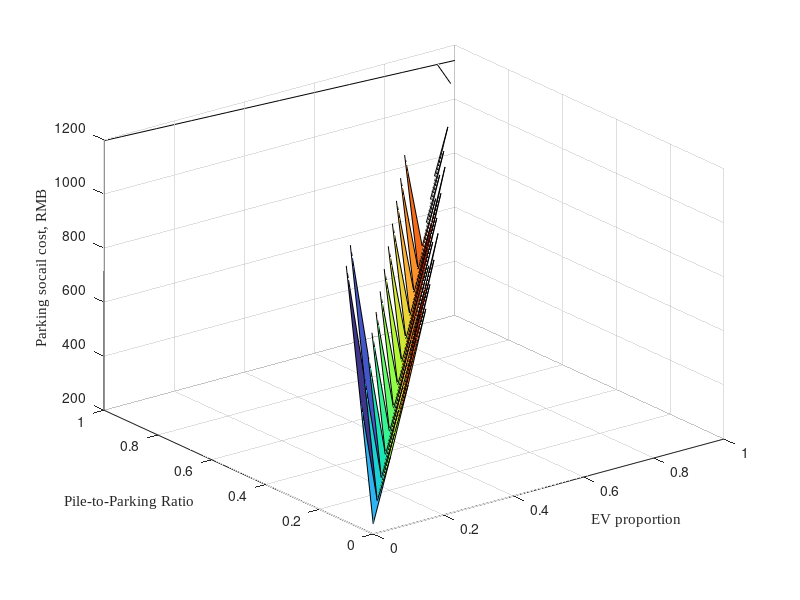

The MATLAB source for this figure:
% REVIEW CANDIDATE 2026-10-29: NOT YET RUN IN MATLAB.
% See the audit report and .diff; source snapshots are preserved in originals/.
clc
clear
%n=134062;
%t=[91499,92865,94279,95667,97020,98376,99528,100191,104731,113524,116319,116346,114865,114307,114375,114348,113467,106291,97358,94314,92769,91817,92769,91817];
%n=11367;
%t=[11367,11367,11423,12760,14371,14169,14184,12816,23277,36341,15403,11367,11396,11367,11373,11367,11395,11633,11367,11367,11367,11367,11367,11367];
n=40;
t=[40,40,40,40,40,40,40,40,40,40,40,47,40,40,44,48,48,40,40,40,41,40,40,40];

chargepile=40000;converting=30000;linefee=100;
c1=zeros(21,21);c2=zeros(21,21);c3=zeros(21,21);c4=zeros(21,21);c6=zeros(21,21);c7=zeros(21,21);c8=zeros(21,21);
agv=zeros(21,21);gp=zeros(21,21);aev=zeros(21,21);ep=zeros(21,21);hp=zeros(21,21);
lgv1=zeros(21,21);lgv2=zeros(21,21);lev1=zeros(21,21);lev2=zeros(21,21);
z1=zeros(1,21);z2=zeros(1,21);z3=zeros(1,24);
cgev=0.2;ctev=4.672;ccev=3.3;ccevp=0.5;cgicv=0.8;cticv=6.022;ccicv=3.3;ccicvp=0.5;
%cgev=0.2;ctev=4.672;ccev=3.3;ccevp=0.8;cgicv=0.8;cticv=6.022;ccicv=3.3;ccicvp=0.8;
r=0:0.05:1;u=0:0.05:1; u1=1; h1=0;
count1=0;count2=0;count3=0;count4=0;sumev=zeros(21,21);sumicv=zeros(21,21);lrev=zeros(21,21);lricv=zeros(21,21);lr=zeros(21,21);
for k=1:24  %某时刻停车场内数量
    z3(1,k)=t(1,k);
  for i=1:21 %假设停车场安装的一个桩车比
           z1(1,i)=r(1,i); 
    for j=1:21
           z2(1,j)=u(1,j);
              agv(i,j)=t(1,k).*u(1,j);
              gp(i,j)=n.*(1-r(1,i));
              aev(i,j)=t(1,k).*(1-u(1,j));
              ep(i,j)=n.*r(1,i);
              if r(1,i)<1
                    if agv(i,j) > gp(i,j)  %到达油车大于停车场油车车位
                        lgv1(i,j)=agv(i,j)-gp(i,j);  %准备容纳至混合车位的油车数量

                        if lgv1(i,j)>=n*r(1,i)*h1*u1  %油车剩余数量大于容纳油车车位
                           lgv2(i,j)=lgv1(i,j)-n*r(1,i)*h1*u1;  %到达油车经容纳后不得不离开数量
                            if aev(i,j)>ep(i,j)*(1-h1)*u1   %到达电车大于停车场电车车位
                            lev1(i,j)=aev(i,j)-ep(i,j)*(1-h1)*u1; %准备容纳至混合车位的电车数量
                            lev2(i,j)=lev1(i,j);
                            count1=count1+1;
                            else
                            lev2(i,j)=0;
                            count2=count2+1;
                            end
                        c3(i,j)=lgv2(i,j)*(cgicv+cticv+ccicv*ccicvp)+lev2(i,j)*(cgev+ctev+ccev.*ccevp)+n.*r(1,i).*(chargepile+linefee+converting)/365/8/24;
                        sumev(i,j)=sumev(i,j)+lev2(i,j);
                        sumicv(i,j)=sumicv(i,j)+lgv2(i,j);
                        else   %油车剩余数量小于容纳油车车位 
                            lgv2(i,j)=0; 
                            hp(i,j)=n*r(1,i)*h1*u1-lgv1(i,j);  %剩余可容纳电车两用车位数量 
                            if aev(i,j)>ep(i,j)*(1-h1)*u1   %到达电车大于停车场电车车位
                            lev1(i,j)=aev(i,j)-ep(i,j)*(1-h1)*u1; %准备容纳至混合车位的电车数量
                            lev2(i,j)=max(lev1(i,j)-hp(i,j),0);
                            count3=count3+1;
                            else
                            lev2(i,j)=0;
                            count4=count4+1;
                            end 
                        c3(i,j)=lgv2(i,j)*(cgicv+cticv+ccicv*ccicvp)+lev2(i,j)*(cgev+ctev+ccev.*ccevp)+n.*r(1,i).*(chargepile+linefee+converting)/365/8/24;
                        sumev(i,j)=sumev(i,j)+lev2(i,j);
                        sumicv(i,j)=sumicv(i,j)+lgv2(i,j);
                        end
                    else   %到达油车小于停车场油车车位
                            lgv2(i,j)=0;
                            hp(i,j)=n*r(1,i)*h1*u1;
                            if aev(i,j)>ep(i,j)   %到达电车大于停车场电车车位
                            lev1(i,j)=aev(i,j)-ep(i,j)*(1-h1)*u1; %准备容纳至混合车位的电车数量
                            lev2(i,j)=max(lev1(i,j)-hp(i,j),0);
                            count3=count3+1;
                            else
                            lev2(i,j)=0;
                            count4=count4+1;
                            end
                     c3(i,j)=lgv2(i,j)*(cgicv+cticv+ccicv*ccicvp)+lev2(i,j)*(cgev+ctev+ccev.*ccevp)+n.*r(1,i).*(chargepile+linefee+converting)/365/8/24;
                     sumev(i,j)=sumev(i,j)+lev2(i,j);
                     sumicv(i,j)=sumicv(i,j)+lgv2(i,j);
                    end
                   
              else
               if t(1,k)<n
                  c3(i,j)=n.*(chargepile+linefee+converting)/365/8/24;
               else
                 
                  c3(i,j)=n*(chargepile+linefee+converting)/365/8/24+(t(1,k)-n)*(cgicv+cticv+ccicv*ccicvp)*u(1,j)+(t(1,k)-n)*(cgev+ctev+ccev*ccevp)*(1-u(1,j));
                  sumicv(i,j)=sumicv(i,j)+(t(1,k)-n)*u(1,j);
                  sumev(i,j)=sumev(i,j)+(t(1,k)-n)*(1-u(1,j));
               end
              
               count1=count1+1;
              end
      c6(i,j)=c6(i,j)+c3(i,j);
      c8(i,j)=c6(i,j);
      
      
      
    end 
  end
  
end

% Daily rates: use daily demand; a zero-demand rate is undefined.
den_ev_day = repmat(sum(t)*(1-u),length(r),1);
den_icv_day = repmat(sum(t)*u,length(r),1);
lrev(:) = NaN; lricv(:) = NaN;
valid_ev = den_ev_day>0; valid_icv = den_icv_day>0;
lrev(valid_ev) = sumev(valid_ev)./den_ev_day(valid_ev);
lricv(valid_icv) = sumicv(valid_icv)./den_icv_day(valid_icv);
lr = (sumev+sumicv)/sum(t);
[best_daily_cost,best_idx] = min(c8,[],1);
best_r = r(best_idx);
gap_to_full = c8-c8(end,:);

for o=1:size(c6,1)
    for p=1:size(c6,2)
      if c6(o,p)>c6(size(c6,1),p)
         c7(o,p)=c6(o,p)-c6(size(c6,1),p);
         c6(o,p)=NaN; % Display mask; unmodified costs remain in c8.
      end
    end
end
v=1-u;
[vv,rr]=meshgrid(v,r);
surf(vv,rr,c6)
colormap("turbo")
grid on
xlabel('EV proportion','FontName','Times New Roman')
ylabel('Pile-to-Parking Ratio','FontName','Times New Roman')
zlabel('Parking socail cost, RMB' ,'FontName','Times New Roman')

%surf(vv,rr,c7)
%colormap("turbo")
%grid on
%xlabel('EV proportion','FontName','Times New Roman')
%ylabel('Pile-to-Parking Ratio','FontName','Times New Roman')
%zlabel('difference, RMB' ,'FontName','Times New Roman')
